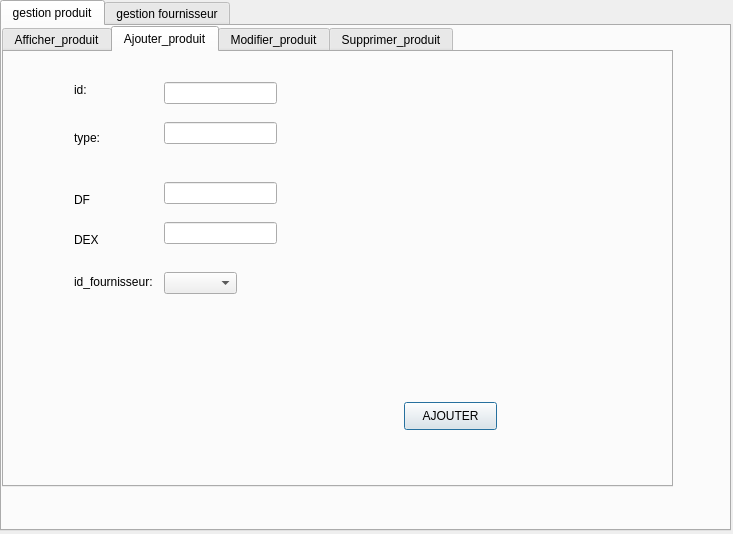
<?xml version="1.0" encoding="UTF-8"?>
<ui version="4.0">
 <class>gestionproduit</class>
 <widget class="QDialog" name="gestionproduit">
  <property name="geometry">
   <rect>
    <x>0</x>
    <y>0</y>
    <width>733</width>
    <height>534</height>
   </rect>
  </property>
  <property name="windowTitle">
   <string>Dialog</string>
  </property>
  <widget class="QTabWidget" name="gestion_PRODUIT">
   <property name="geometry">
    <rect>
     <x>0</x>
     <y>0</y>
     <width>731</width>
     <height>531</height>
    </rect>
   </property>
   <property name="currentIndex">
    <number>0</number>
   </property>
   <widget class="QWidget" name="tab_5">
    <attribute name="title">
     <string>gestion produit</string>
    </attribute>
    <widget class="QTabWidget" name="tabWidget">
     <property name="geometry">
      <rect>
       <x>0</x>
       <y>0</y>
       <width>671</width>
       <height>461</height>
      </rect>
     </property>
     <property name="currentIndex">
      <number>1</number>
     </property>
     <widget class="QWidget" name="tab">
      <attribute name="title">
       <string>Afficher_produit</string>
      </attribute>
      <widget class="QTableView" name="tab_produit">
       <property name="geometry">
        <rect>
         <x>30</x>
         <y>40</y>
         <width>681</width>
         <height>441</height>
        </rect>
       </property>
      </widget>
     </widget>
     <widget class="QWidget" name="tab_2">
      <attribute name="title">
       <string>Ajouter_produit</string>
      </attribute>
      <widget class="QLabel" name="label">
       <property name="geometry">
        <rect>
         <x>70</x>
         <y>30</y>
         <width>55</width>
         <height>16</height>
        </rect>
       </property>
       <property name="text">
        <string>id:</string>
       </property>
      </widget>
      <widget class="QLineEdit" name="lineEdit_idproduit">
       <property name="geometry">
        <rect>
         <x>160</x>
         <y>30</y>
         <width>113</width>
         <height>22</height>
        </rect>
       </property>
      </widget>
      <widget class="QPushButton" name="Ajouter_produit">
       <property name="geometry">
        <rect>
         <x>400</x>
         <y>350</y>
         <width>93</width>
         <height>28</height>
        </rect>
       </property>
       <property name="text">
        <string>AJOUTER</string>
       </property>
      </widget>
      <widget class="QLabel" name="label_2">
       <property name="geometry">
        <rect>
         <x>70</x>
         <y>76</y>
         <width>55</width>
         <height>20</height>
        </rect>
       </property>
       <property name="text">
        <string>type:</string>
       </property>
      </widget>
      <widget class="QLabel" name="label_3">
       <property name="geometry">
        <rect>
         <x>70</x>
         <y>140</y>
         <width>55</width>
         <height>16</height>
        </rect>
       </property>
       <property name="text">
        <string>DF</string>
       </property>
      </widget>
      <widget class="QLabel" name="label_4">
       <property name="geometry">
        <rect>
         <x>70</x>
         <y>180</y>
         <width>55</width>
         <height>16</height>
        </rect>
       </property>
       <property name="text">
        <string>DEX</string>
       </property>
      </widget>
      <widget class="QLineEdit" name="lineEdit_typeproduit">
       <property name="geometry">
        <rect>
         <x>160</x>
         <y>70</y>
         <width>113</width>
         <height>22</height>
        </rect>
       </property>
      </widget>
      <widget class="QLineEdit" name="lineEdit_DFproduit">
       <property name="geometry">
        <rect>
         <x>160</x>
         <y>130</y>
         <width>113</width>
         <height>22</height>
        </rect>
       </property>
      </widget>
      <widget class="QLineEdit" name="lineEdit_DEXproduit">
       <property name="geometry">
        <rect>
         <x>160</x>
         <y>170</y>
         <width>113</width>
         <height>22</height>
        </rect>
       </property>
      </widget>
      <widget class="QComboBox" name="comboBox">
       <property name="geometry">
        <rect>
         <x>160</x>
         <y>220</y>
         <width>73</width>
         <height>22</height>
        </rect>
       </property>
      </widget>
      <widget class="QLabel" name="label_10">
       <property name="geometry">
        <rect>
         <x>70</x>
         <y>220</y>
         <width>81</width>
         <height>20</height>
        </rect>
       </property>
       <property name="text">
        <string>id_fournisseur:</string>
       </property>
      </widget>
     </widget>
     <widget class="QWidget" name="tab_3">
      <attribute name="title">
       <string>Modifier_produit</string>
      </attribute>
     </widget>
     <widget class="QWidget" name="tab_4">
      <attribute name="title">
       <string>Supprimer_produit</string>
      </attribute>
      <widget class="QLabel" name="label_5">
       <property name="geometry">
        <rect>
         <x>40</x>
         <y>30</y>
         <width>41</width>
         <height>31</height>
        </rect>
       </property>
       <property name="text">
        <string>id:</string>
       </property>
      </widget>
      <widget class="QLineEdit" name="lineEdit_suppproduit">
       <property name="geometry">
        <rect>
         <x>80</x>
         <y>40</y>
         <width>113</width>
         <height>22</height>
        </rect>
       </property>
      </widget>
      <widget class="QPushButton" name="supprimer_produit">
       <property name="geometry">
        <rect>
         <x>90</x>
         <y>160</y>
         <width>93</width>
         <height>28</height>
        </rect>
       </property>
       <property name="text">
        <string>ok</string>
       </property>
      </widget>
     </widget>
    </widget>
   </widget>
   <widget class="QWidget" name="tab_6">
    <attribute name="title">
     <string>gestion fournisseur</string>
    </attribute>
    <widget class="QTabWidget" name="gestion_fournisseur">
     <property name="geometry">
      <rect>
       <x>10</x>
       <y>10</y>
       <width>641</width>
       <height>401</height>
      </rect>
     </property>
     <property name="currentIndex">
      <number>1</number>
     </property>
     <widget class="QWidget" name="tab_7">
      <attribute name="title">
       <string>ajouter</string>
      </attribute>
      <widget class="QLabel" name="label_6">
       <property name="geometry">
        <rect>
         <x>44</x>
         <y>40</y>
         <width>51</width>
         <height>20</height>
        </rect>
       </property>
       <property name="text">
        <string>id</string>
       </property>
      </widget>
      <widget class="QLineEdit" name="lineEdit_idfournisseur">
       <property name="geometry">
        <rect>
         <x>100</x>
         <y>40</y>
         <width>113</width>
         <height>22</height>
        </rect>
       </property>
      </widget>
      <widget class="QLineEdit" name="lineEdit_nomfournisseur">
       <property name="geometry">
        <rect>
         <x>100</x>
         <y>100</y>
         <width>113</width>
         <height>22</height>
        </rect>
       </property>
      </widget>
      <widget class="QLineEdit" name="lineEdit_mail">
       <property name="geometry">
        <rect>
         <x>100</x>
         <y>160</y>
         <width>113</width>
         <height>22</height>
        </rect>
       </property>
      </widget>
      <widget class="QLabel" name="label_7">
       <property name="geometry">
        <rect>
         <x>40</x>
         <y>100</y>
         <width>51</width>
         <height>20</height>
        </rect>
       </property>
       <property name="text">
        <string>nom</string>
       </property>
      </widget>
      <widget class="QLabel" name="label_8">
       <property name="geometry">
        <rect>
         <x>40</x>
         <y>160</y>
         <width>51</width>
         <height>20</height>
        </rect>
       </property>
       <property name="text">
        <string>mail</string>
       </property>
      </widget>
      <widget class="QPushButton" name="ajouter_fournisseur">
       <property name="geometry">
        <rect>
         <x>250</x>
         <y>240</y>
         <width>93</width>
         <height>28</height>
        </rect>
       </property>
       <property name="text">
        <string>ajouter</string>
       </property>
      </widget>
     </widget>
     <widget class="QWidget" name="tab_10">
      <attribute name="title">
       <string>afficher</string>
      </attribute>
      <widget class="QTableView" name="tab_fournisseur">
       <property name="geometry">
        <rect>
         <x>0</x>
         <y>10</y>
         <width>621</width>
         <height>361</height>
        </rect>
       </property>
      </widget>
     </widget>
     <widget class="QWidget" name="tab_9">
      <attribute name="title">
       <string>supprimer</string>
      </attribute>
      <widget class="QLineEdit" name="lineEdit_suppfournisseur">
       <property name="geometry">
        <rect>
         <x>150</x>
         <y>70</y>
         <width>113</width>
         <height>22</height>
        </rect>
       </property>
      </widget>
      <widget class="QLabel" name="label_9">
       <property name="geometry">
        <rect>
         <x>80</x>
         <y>70</y>
         <width>51</width>
         <height>20</height>
        </rect>
       </property>
       <property name="text">
        <string>id :</string>
       </property>
      </widget>
      <widget class="QPushButton" name="supprimer_fournisseur">
       <property name="geometry">
        <rect>
         <x>170</x>
         <y>140</y>
         <width>93</width>
         <height>28</height>
        </rect>
       </property>
       <property name="text">
        <string>ok</string>
       </property>
      </widget>
     </widget>
     <widget class="QWidget" name="tab_8">
      <attribute name="title">
       <string>modifier</string>
      </attribute>
     </widget>
    </widget>
   </widget>
  </widget>
 </widget>
 <resources/>
 <connections/>
</ui>
